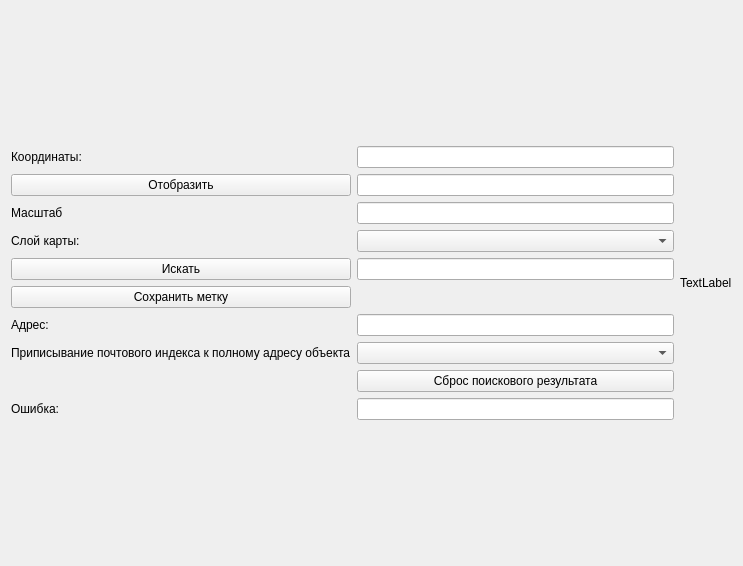
<?xml version="1.0" encoding="UTF-8"?>
<ui version="4.0">
 <class>Form</class>
 <widget class="QWidget" name="Form">
  <property name="geometry">
   <rect>
    <x>0</x>
    <y>0</y>
    <width>743</width>
    <height>566</height>
   </rect>
  </property>
  <property name="windowTitle">
   <string>Form</string>
  </property>
  <layout class="QGridLayout" name="gridLayout_2">
   <item row="0" column="0">
    <layout class="QGridLayout" name="gridLayout">
     <item row="2" column="1">
      <widget class="QLineEdit" name="Size"/>
     </item>
     <item row="7" column="1">
      <widget class="QComboBox" name="Post_Index"/>
     </item>
     <item row="5" column="0">
      <widget class="QPushButton" name="Save_Point_button">
       <property name="text">
        <string>Сохранить метку</string>
       </property>
      </widget>
     </item>
     <item row="8" column="1">
      <widget class="QPushButton" name="Delete_Point_Button">
       <property name="text">
        <string>Сброс поискового результата</string>
       </property>
      </widget>
     </item>
     <item row="7" column="0">
      <widget class="QLabel" name="label_5">
       <property name="text">
        <string>Приписывание почтового индекса к полному адресу объекта</string>
       </property>
      </widget>
     </item>
     <item row="6" column="0">
      <widget class="QLabel" name="label_3">
       <property name="text">
        <string>Адрес:</string>
       </property>
      </widget>
     </item>
     <item row="2" column="0">
      <widget class="QLabel" name="label_4">
       <property name="text">
        <string>Масштаб</string>
       </property>
      </widget>
     </item>
     <item row="6" column="1">
      <widget class="QLineEdit" name="Address"/>
     </item>
     <item row="4" column="1">
      <widget class="QLineEdit" name="Search_Line"/>
     </item>
     <item row="0" column="0">
      <widget class="QLabel" name="label">
       <property name="text">
        <string>Координаты:</string>
       </property>
      </widget>
     </item>
     <item row="0" column="1">
      <widget class="QLineEdit" name="x"/>
     </item>
     <item row="4" column="0">
      <widget class="QPushButton" name="Search_Button">
       <property name="text">
        <string>Искать</string>
       </property>
      </widget>
     </item>
     <item row="1" column="1">
      <widget class="QLineEdit" name="y"/>
     </item>
     <item row="3" column="1">
      <widget class="QComboBox" name="Type_Of_Map"/>
     </item>
     <item row="1" column="0">
      <widget class="QPushButton" name="Show_Button">
       <property name="text">
        <string>Отобразить</string>
       </property>
      </widget>
     </item>
     <item row="3" column="0">
      <widget class="QLabel" name="label_2">
       <property name="text">
        <string>Слой карты:</string>
       </property>
      </widget>
     </item>
     <item row="10" column="1">
      <widget class="QLineEdit" name="ERROR"/>
     </item>
     <item row="10" column="0">
      <widget class="QLabel" name="label_6">
       <property name="text">
        <string>Ошибка:</string>
       </property>
      </widget>
     </item>
    </layout>
   </item>
   <item row="0" column="1">
    <widget class="QLabel" name="Picture">
     <property name="text">
      <string>TextLabel</string>
     </property>
    </widget>
   </item>
  </layout>
 </widget>
 <resources/>
 <connections/>
</ui>
